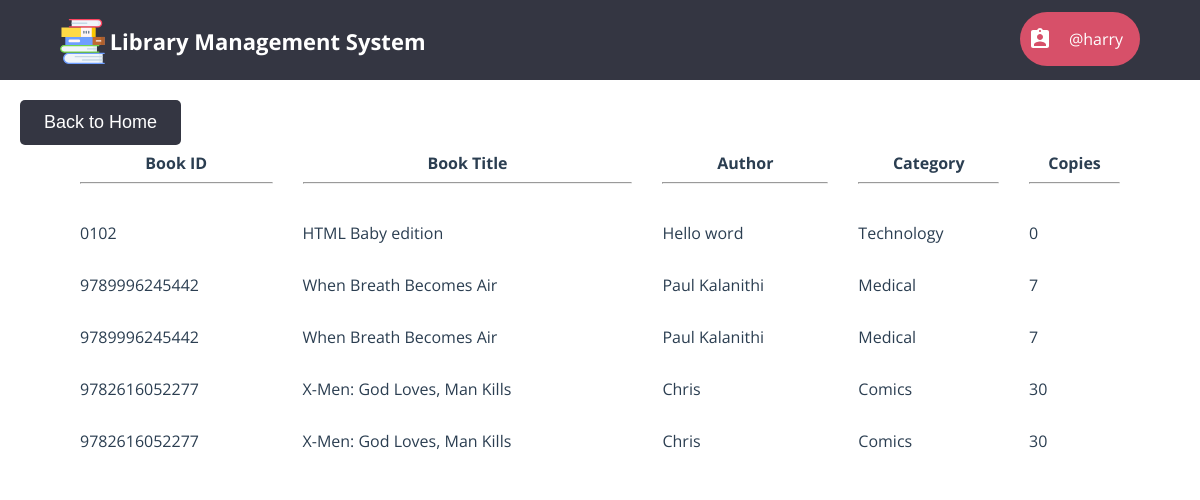
Screenshot of /librarian/display_books.php (signed in) with the database file from the repository.
### tables this page shows
CREATE TABLE `book` (
  `isbn` char(13) NOT NULL,
  `title` varchar(80) NOT NULL,
  `author` varchar(80) NOT NULL,
  `category` varchar(80) NOT NULL,
  `copies` int(10) UNSIGNED NOT NULL
);

### librarian/display_books.php (the view, shortened to what this page needs)
<?php
    require "../db_connect.php";
	require "header_librarian.php";
?>
<html>
	<head>
		<link rel="stylesheet" type="text/css" href="../member/css/home_style.css" />
        <link rel="stylesheet" type="text/css" href="../css/global_styles.css">
		<link rel="stylesheet" type="text/css" href="../css/home_style.css">
		<link rel="stylesheet" type="text/css" href="../member/css/custom_radio_button_style.css">
	</head>
	<body>
	<div class="back-button-container" style="text-align: center; margin-top: 20px;">
                <a href="home.php" class="back-button">
                    <button class="back-button-style">Back to Home</button>
                </a>
            </div>
    <?php
			$query = $con->prepare("SELECT * FROM book ORDER BY title");
			$query->execute();
			$result = $query->get_result();
			$rows = mysqli_num_rows($result);
			if($rows == 0)
				echo "<h2 align='center'>No books available</h2>";
			else
			{
				echo "<form class='cd-form'>";
				echo "<table width='100%' cellpadding=10 cellspacing=10>";
				echo "<tr>
        <th>Book ID<hr></th>
        <th>Book Title<hr></th>
        <th>Author<hr></th>
        <th>Category<hr></th>
        <th>Copies<hr></th>
      </tr>";
for($i=0; $i<$rows; $i++)
{
    $row = mysqli_fetch_array($result);
    echo "<tr>";
    for($j=0; $j<5; $j++)
        echo "<td>".$row[$j]."</td>";
    echo "</tr>";
}
				echo "</table>";
				echo "</form>";
			}
		?>
    </body>
</html>

### librarian/header_librarian.php (shortened to what this page needs)
<html>
	<head>
		<link rel="stylesheet" type="text/css" href="css/header_librarian_style.css" />
	</head>
	<body>
		<header>
			<div id="cd-logo">
				<a href="../">
					<img src="img/ic_logo2.svg" alt="Logo" width="45" height="45" />
					<p>Library Management System</p>
				</a>
			</div>
			<div class="dropdown">
				<button class="dropbtn">
					<p id="librarian-name"> @<?php echo $_SESSION['username'] ?></p>
				</button>
			</div>
		</header>
	</body>
</html>

### librarian/css/header_librarian_style.css (style rules this page uses)
html * { -webkit-font-smoothing: antialiased; -moz-osx-font-smoothing: grayscale; }
*, *:after, *:before { -webkit-box-sizing: border-box; -moz-box-sizing: border-box; box-sizing: border-box; }
body { font-size: 100%; font-family: "Open Sans", sans-serif; background-color: white; margin: 0; }
img { max-width: 100%; }
header { position: relative; height: 50px; background: #343642; }
header #cd-logo { float: left; margin: 0 0 0 5%; -webkit-transform-origin: 0 50%; -moz-transform-origin: 0 50%; -ms-transform-origin: 0 50%; -o-transform-origin: 0 50%; transform-origin: 0 50%; -webkit-transform: scale(0.8); -moz-transform: scale(0.8); -ms-transform: scale(0.8); -o-transform: scale(0.8); transform: scale(0.8); }
header #cd-logo img, header #cd-logo p { display: inline-block; vertical-align: middle; }
header #cd-logo p { font-size: 2.2rem !important; color: #ffffff; font-weight: bold; font-size: 1.4rem; }
header::after { content: ""; display: table; clear: both; }
header a { text-decoration: none; }
@media only screen and (min-width: 768px) { header { height: 80px; } }
@media only screen and (min-width: 768px) { header #cd-logo { margin: 4px 0 0 5%; -webkit-transform: scale(1); -moz-transform: scale(1); -ms-transform: scale(1); -o-transform: scale(1); transform: scale(1); } }
.dropbtn { background: url("../img/ic_librarian.svg") no-repeat 8px center; background-color: #d75069; margin-top: 10%; color: white; min-width: 120px; padding: 0 8px 0 8px; font-size: 16px; font-family: "Open Sans", sans-serif; border: none; border-radius: 30px; cursor: pointer; }
#librarian-name { margin-left: 32px; }
.dropdown { position: relative; display: inline-block; float: right; margin-right: 5%; }

### member/css/home_style.css (style rules this page uses)
.cd-form { width: 90%; max-width: 1200px; margin: 4em auto; font-size: 1.3rem; color: #94aab0; margin-bottom: 10px; display: block; }
.cd-form::after { clear: both; content: ""; display: table; }

### css/global_styles.css (style rules this page uses)
*, *::after, *::before { -webkit-box-sizing: border-box; -moz-box-sizing: border-box; box-sizing: border-box; }
html { font-size: 62.5%; }
body { font-size: 1.8rem; font-family: "Open Sans", sans-serif; color: #2b3e51; background-color: #ffffff; }

### librarian/css/home_style.css (style rules this page uses)
html { font-size: 62.5%; }
body { font-family: "Open Sans", sans-serif; }
a { text-decoration: none; }

### librarian/display_books.php (style rules this page uses)
.back-button-container { position: fixed; top: 0; left: 20px; z-index: 999; }
.back-button { text-decoration: none; }
.back-button-style { background-color: #343642; ; margin-top: 80px; color: white; padding: 12px 24px; font-size: 18px; border: none; border-radius: 5px; cursor: pointer; transition: background-color 0.3s ease; }

### rows the page displays
book: isbn "0102", title "HTML Baby edition", author "Hello word", category "Technology", copies "0"
book: isbn "9789996245442", title "When Breath Becomes Air", author "Paul Kalanithi", category "Medical", copies "7"
book: isbn "9789996245442", title "When Breath Becomes Air", author "Paul Kalanithi", category "Medical", copies "7"
book: isbn "9782616052277", title "X-Men: God Loves, Man Kills", author "Chris", category "Comics", copies "30"
book: isbn "9782616052277", title "X-Men: God Loves, Man Kills", author "Chris", category "Comics", copies "30"

### other values shown
$_SESSION['username'] "harry"
